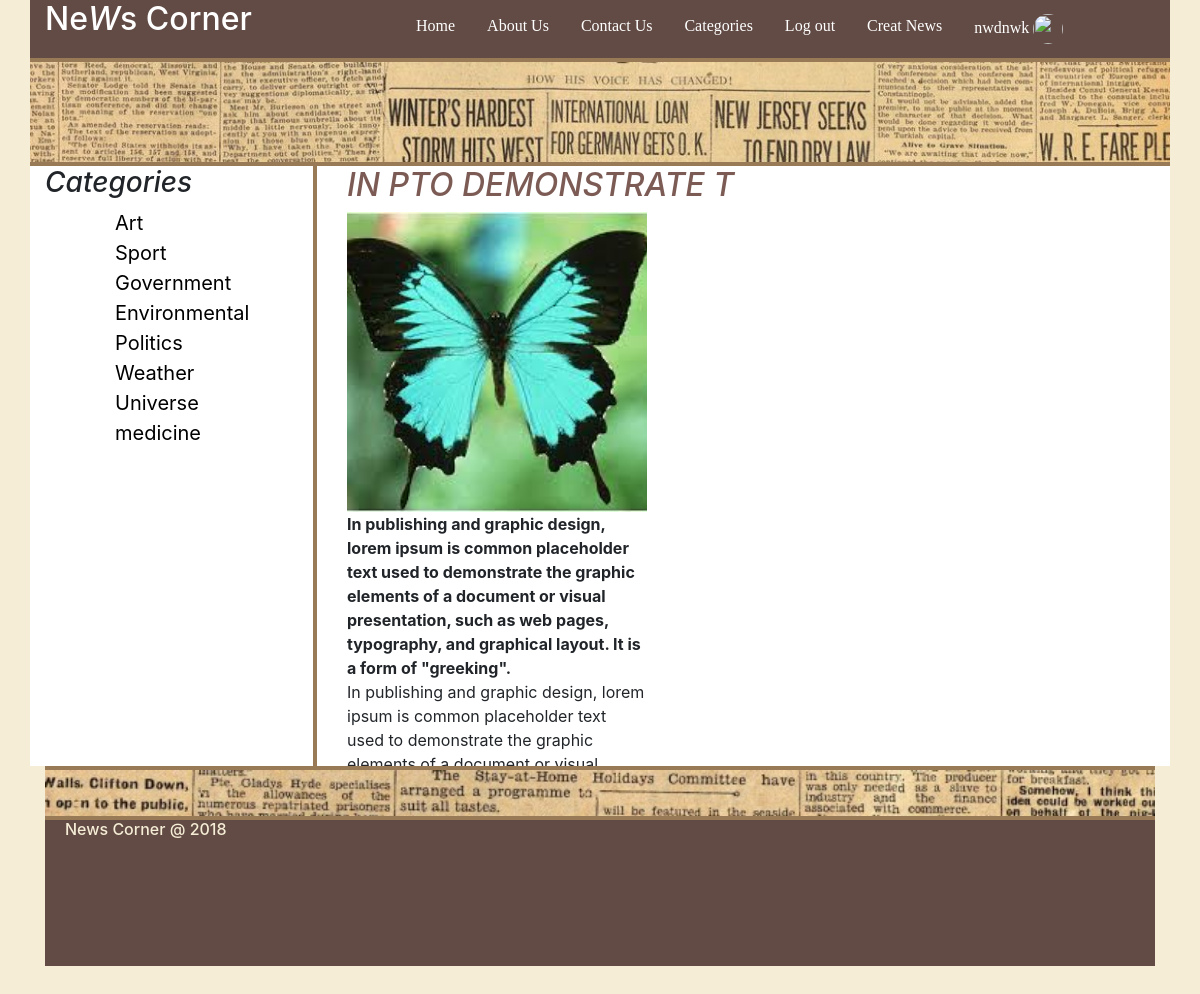
Page /view.php?id=29 (signed in) on the committed database.
### tables this page shows
CREATE TABLE `registr_s` (
  `id` int(11) NOT NULL,
  `f_name` varchar(50) NOT NULL,
  `l_name` varchar(50) NOT NULL,
  `email` varchar(320) NOT NULL,
  `password` varchar(40) NOT NULL,
  `profile_path` varchar(255) NOT NULL,
  `country_id` int(11) NOT NULL,
  `registr_date` date NOT NULL
);

CREATE TABLE `categories` (
  `id` int(11) NOT NULL,
  `title` varchar(255) NOT NULL
);

CREATE TABLE `news` (
  `id` int(11) NOT NULL,
  `title` varchar(255) NOT NULL,
  `description` text NOT NULL,
  `content` text NOT NULL,
  `image_path` varchar(255) NOT NULL,
  `category_id` int(11) NOT NULL,
  `date_of_creating` date NOT NULL
);

### cookies_sessions/session_on.php (called while the page is built, shortened)
<?php
function check_session(){
    if(isset($_SESSION['id'])) {
        return true;
    }
    return false;
}

### components/db.php (called while the page is built, shortened)
<?php
class Database
{
    public function is_serialized($data, &$result = null)
    {
        $data = trim($data);
        if (strlen($data) < 4) {
            return false;
        }
        if ($data[1] !== ':') {
            return false;
        }
        return false;
    }
}

### view.php (the view, shortened to what this page needs)
<?php
require_once 'components/db_functions.php';
require_once 'layouts/header.php';
require_once 'cookies_sessions/session_on.php';
require_once 'layouts/left-sidebar.php';
?>
<div class="col-md-9 right">
    <div class="news_list col-md-12 ">
        <?php
        if (isset($_GET['id'])) {
            $id = $_GET['id'];
            $stmt = $conn->query("SELECT * FROM news where id=" . $id);
            $data = $stmt->fetch(PDO::FETCH_ASSOC);
        } else {
            header("Location: index.php");
        }
        ?>
        <?php if (!empty($data)){ ?>
        <h2 class="title"><?php echo $data['title']; ?></h2>
        <div class="image_container"><img src="uploads/<?php echo $data['image_path']; ?>"</div>
        <div class="description"><?php echo $data['description']; ?></div>
        <div><?php echo $data['content']; ?></div>
        <?php } ?>
    </div>
</div>
</div>
</div>
<?php require_once 'layouts/footer.php'; ?>

### layouts/header.php (shortened to what this page needs)
<?php
include_once "cookies_sessions/session_on.php";
include_once 'components/db_functions.php';
if(isset ($_SESSION['id'])) {
    $user_id = $_SESSION['id'];
}else{
    $user_id = "";
}
$stmt = $conn->query("select * from registr_s where id = '$user_id'"  );
$data = $stmt->fetch(PDO::FETCH_ASSOC);
?>
<!DOCTYPE html>
<html lang="en">
<head>
    <link rel="stylesheet" href="css/bootstrap.css">
    <link rel="stylesheet" href="css/style.css">
    <link rel="stylesheet" href="css/fontawesome.css">
</head>
<body>
<div class="container-fluid ">
    <div class="container header ">
        <div class="navigation">
            <nav class="row ">
                <div class="col-md-3  col-xs-3 nav_bottom left_header" id="logo"><a href="index.php"><h2 >Ne<i>W</i>s Corner</h2></a></div>
                <div class="col-md-9 col-xs-9 nav_bottom right_header">
                    <ul>
                        <li class="nav"><a class="nav_href" href="index.php">Home</a></li>
                        <li class="nav"><a class="nav_href" href="about_us.php">About Us</a></li>
                        <li class="nav"><a class="nav_href" href="contact.php">Contact Us</a></li>
                        <li class="nav"><a class="nav_href" href="category_nav.php">Categories</a></li>
                        <?php
                        if (check_session()): ?>
                            <li class="nav"><a class="nav_href" href="log_out.php">Log out</a></li>
                            <li class="nav"><a class="nav_href" href="admin.php">Creat News</a></li>
                            <li class="nav"><a class="nav_href" href="welcome.php" title = "Profile">
                                    <?= $data['f_name']?>
                                    <img  class="profile_image"  src="uploads/profiles/<?php echo $data['profile_path']  ?>" alt="">
                                </a></li>
                        <?php else: ?>
                            <li class="nav"><a class="nav_href" href="sign_up.php">Sign up</a></li>
                            <li class="nav" ><a class="nav_href" href="log_in.php">Log in</a></li>
                        <?php endif; ?>
                    </ul>
                </div>
                <div class="container header_background_image"></div>
            </nav>
        </div>
    </div>

### layouts/left-sidebar.php (shortened to what this page needs)
<?php
$stmt = $conn->query("SELECT * FROM categories");
$data = $stmt->fetchAll(PDO::FETCH_ASSOC);
include_once "components/db.php";
?>
<div class="container">
    <div class="row">
        <div class="col-md-3 left">
            <h3 style="font-style: italic" class="cat">Categories</h3>
            <ul class="category_nav" id="sortable">
            <?php foreach ($data as $value):?>
                    <li><a href="category.php?id=<?= $value['id']
                        ?>"><?= $value['title']?></a> </li>
                <?php endforeach;?>
            </ul>
        </div>

### css/style.css (style rules this page uses)
body { background:#F5EDD5; outline:none !important; padding:0; margin:0; }
ul { list-style-type: none; margin-left: 70px; padding: 0; }
li { list-style-type: none; }
.nav { float: left; }
.nav a { display: block; color: white; text-align: center; padding: 14px 16px; text-decoration: none; font-family: "Verdana"; }
.category_nav li a { color:black; text-decoration:none; font-size: 20px; }
.left { background: #FFFFFF; border-right:2px solid #987A57; }
.right { background: #FFFFFF; border-left:2px solid #987A57; }
.title { font-style:italic; text-transform:uppercase; color: #7c5b55; }
.image_container { width:300px; height:300px; margin-left:0!important; }
.image_container img { width:300px; height:300px !important; object-fit:cover !important; margin-left:0!important; }
.header { background-color: #624B45; border-bottom: 4px solid #987A57; }
.nav_bottom { border-bottom: 4px solid #987A57; }
#logo a { color: white; }
#logo a h2 { -webkit-animation-name: example; -webkit-animation-duration: 10s; animation-name: example; animation-duration: 10s; }
.description { font-weight: bold; }
.nav .profile_image { width:30px; height:30px; border-radius:50%; overflow: hidden; object-fit: cover; }
.header_background_image { background-image: url("../images/news_header.jpg"); height:100px; background-repeat:no-repeat ; background-size: cover; }
.news_list { height:600px; overflow-y: scroll; }
.cat { position: relative; -webkit-animation-name: example; -webkit-animation-duration: 4s; animation-name: example_cat; animation-duration: 4s; }

### rows in the picture
registr_s: f_name "nwdnwk"
categories: title "Art"
categories: title "Sport"
categories: title "Government"
categories: title "Environmental"
categories: title "Politics"
categories: title "Weather"
categories: title "Universe"
categories: title "medicine"
news: title "IN PTO DEMONSTRATE T", description "In publishing and graphic design, lorem ipsum is common placeholder text used to demonstrate the graphic elements of a document or visual presentation, such as web pages, typography, and graphical layout. It is a form of \"greeking\".", content "In publishing and graphic design, lorem ipsum is common placeholder text used to demonstrate the graphic…"
